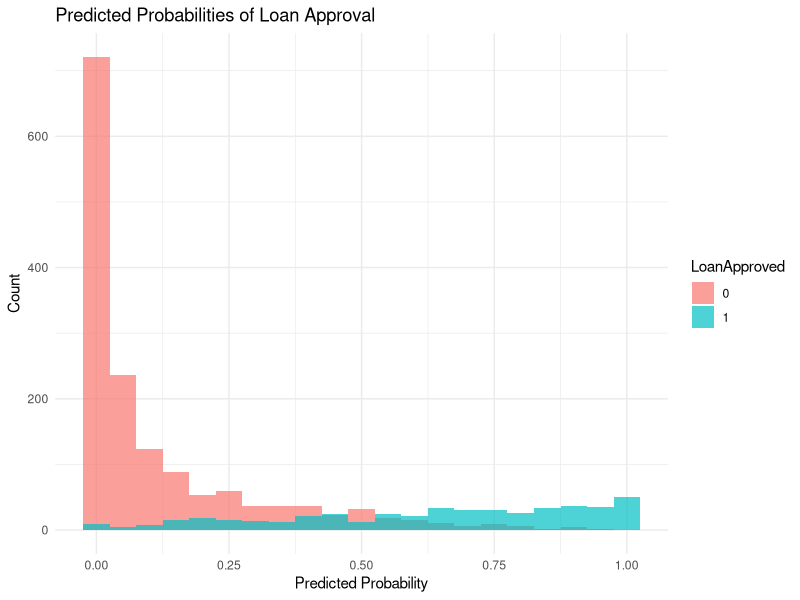
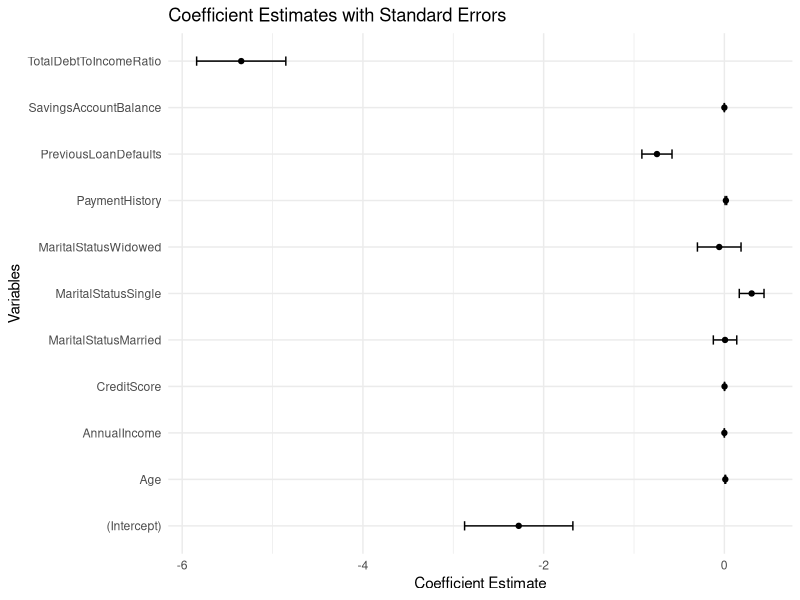
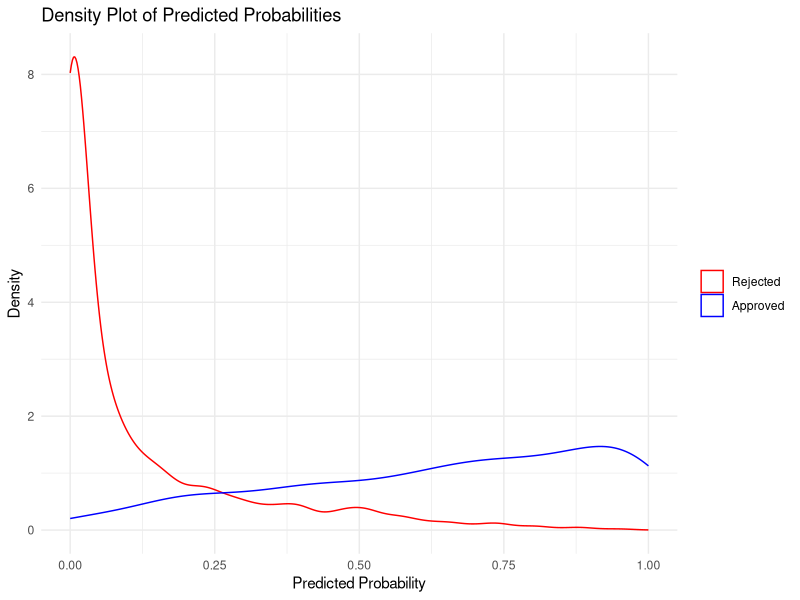
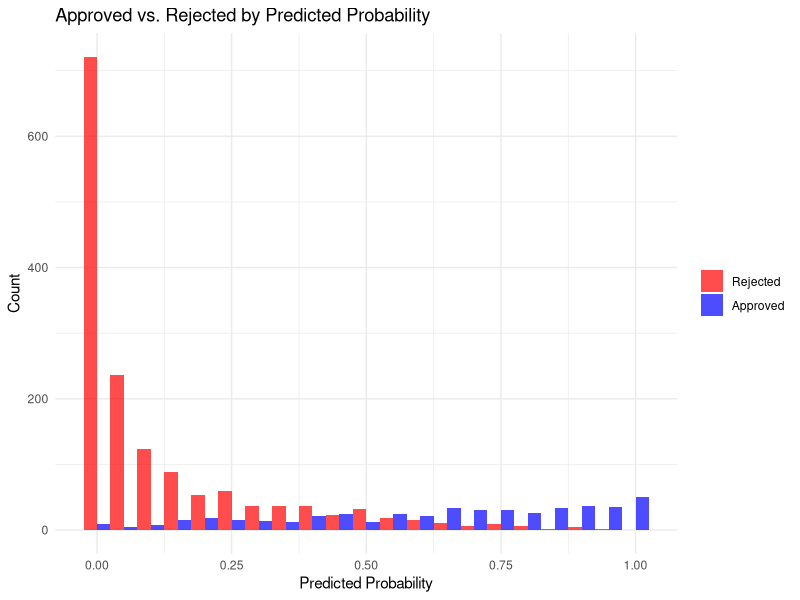
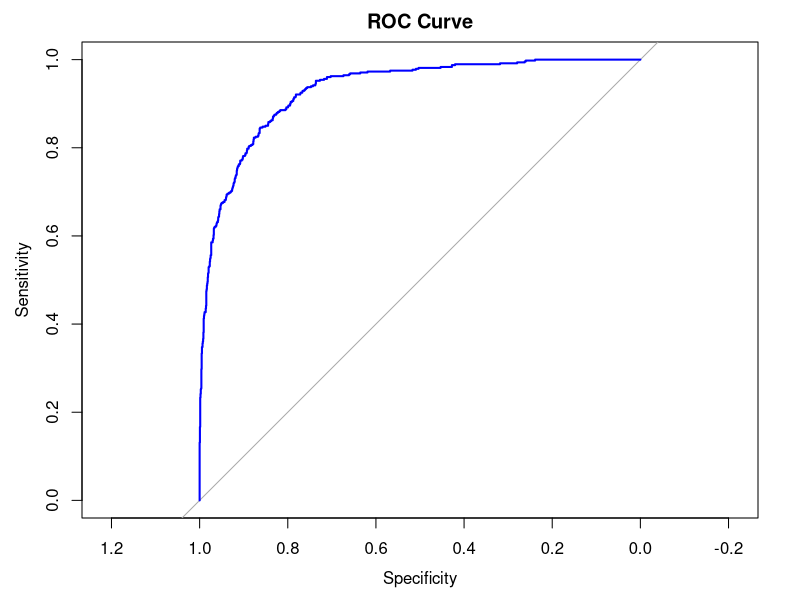

Reproduce these figures in R, in order.
# Load necessary libraries
library(ggplot2)
library(pROC)


# Load the loan data csv file
loan_data <- read.csv("loan_data.csv")

# Select relevant columns
data <- loan_data[, c("Age", 
                      "AnnualIncome", 
                      "MaritalStatus", 
                      "CreditScore",
                      "TotalDebtToIncomeRatio",
                      "SavingsAccountBalance",
                      "PreviousLoanDefaults", 
                      "PaymentHistory",
                      "LoanApproved")]


# Convert necessary variables to factors or numeric types
data$MaritalStatus <- as.factor(data$MaritalStatus)
data$LoanApproved <- as.factor(data$LoanApproved)

# Fit a probit model
probit_model <- glm(LoanApproved ~ Age + AnnualIncome + MaritalStatus + CreditScore +
                      PreviousLoanDefaults + PaymentHistory + SavingsAccountBalance + 
                      TotalDebtToIncomeRatio, 
                    family = binomial(link = "probit"), data = data)

# Summary of the probit model
summary(probit_model)

# Predicted probabilities
data$PredictedProbability <- predict(probit_model, type = "response")

# Plot predicted probabilities
ggplot(data, aes(x = PredictedProbability, fill = LoanApproved)) +
  geom_histogram(binwidth = 0.05, alpha = 0.7, position = "identity") +
  labs(title = "Predicted Probabilities of Loan Approval", x = "Predicted Probability", y = "Count") +
  theme_minimal()

# Coefficient plot
coef_plot <- data.frame(Term = names(coef(probit_model)),
                        Estimate = coef(probit_model),
                        SE = summary(probit_model)$coefficients[, "Std. Error"])

ggplot(coef_plot, aes(x = Term, y = Estimate)) +
  geom_point() +
  geom_errorbar(aes(ymin = Estimate - SE, ymax = Estimate + SE), width = 0.2) +
  labs(title = "Coefficient Estimates with Standard Errors", x = "Variables", y = "Coefficient Estimate") +
  theme_minimal() +
  coord_flip()


# Scatter plot: Predicted probability vs. actual loan approval
ggplot(data, aes(x = PredictedProbability, color = LoanApproved)) +
  geom_density(alpha = 0.5) +
  labs(title = "Density Plot of Predicted Probabilities",
       x = "Predicted Probability",
       y = "Density") +
  theme_minimal() +
  scale_color_manual(values = c("red", "blue"), labels = c("Rejected", "Approved")) +
  theme(legend.title = element_blank())

# Histogram: Count of predicted probabilities for approved vs. rejected
ggplot(data, aes(x = PredictedProbability, fill = LoanApproved)) +
  geom_histogram(binwidth = 0.05, position = "dodge", alpha = 0.7) +
  labs(title = "Approved vs. Rejected by Predicted Probability",
       x = "Predicted Probability",
       y = "Count") +
  theme_minimal() +
  scale_fill_manual(values = c("red", "blue"), labels = c("Rejected", "Approved")) +
  theme(legend.title = element_blank())




# Predict probabilities
data$PredictedProbability <- predict(probit_model, type = "response")

# Classify predictions based on a threshold of 0.5
data$PredictedClass <- ifelse(data$PredictedProbability > 0.5, 1, 0)

# Convert actual loan approvals to numeric for comparison
data$ActualClass <- as.numeric(as.character(data$LoanApproved))

# Confusion Matrix
confusion_matrix <- table(Predicted = data$PredictedClass, Actual = data$ActualClass)
print(confusion_matrix)

# Calculate accuracy
accuracy <- sum(diag(confusion_matrix)) / sum(confusion_matrix)
print(paste("Model Accuracy:", round(accuracy, 4)))

# Plot ROC curve and calculate AUC (optional)
roc_curve <- roc(data$ActualClass, data$PredictedProbability)
plot(roc_curve, main = "ROC Curve", col = "blue")
auc_value <- auc(roc_curve)
print(paste("AUC:", round(auc_value, 4)))




# Function to normalize continuous variables
normalize <- function(x, mean_val, sd_val) {
  (x - mean_val) / sd_val
}

loan_approval_predictor <- function(probit_model, data) {
  # Prompt user for input
  cat("Enter the following details to check loan approval:\n")
  
  age <- as.numeric(readline("Age (years): "))
  income <- as.numeric(readline("Annual Income: "))
  marital_status <- readline("Marital Status (Single/Married/Divorced): ")
  credit_score <- as.numeric(readline("Credit Score: "))
  previous_defaults <- as.numeric(readline("Previous Defaults (0 or 1): "))
  repayment_history <- as.numeric(readline("Repayment History Score (1 to 10): "))
  savings <- as.numeric(readline("Savings Account Balance: "))
  debts <- as.numeric(readline("Debt-to-Income Ratio (0 to 1): "))
  
  # Encode MaritalStatus as a factor with the same levels as in training data
  marital_status_factor <- factor(marital_status, levels = c("Single", "Married", "Divorced"))
  
  # Normalize numeric inputs using the dataset's mean and sd
  normalize <- function(x, mean_val, sd_val) {
    (x - mean_val) / sd_val
  }
  income_norm <- normalize(income, mean(data$AnnualIncome), sd(data$AnnualIncome))
  credit_score_norm <- normalize(credit_score, mean(data$CreditScore), sd(data$CreditScore))
  
  # Create a data frame for prediction
  new_data <- data.frame(
    Age = age,
    AnnualIncome = income_norm,
    MaritalStatus = marital_status_factor,
    CreditScore = credit_score_norm,
    PreviousLoanDefaults = previous_defaults,
    PaymentHistory = repayment_history,
    SavingsAccountBalance = savings,
    TotalDebtToIncomeRatio = debts
  )
  
  # Ensure factor levels in new_data match training data
  new_data$MaritalStatus <- factor(new_data$MaritalStatus, levels = levels(data$MaritalStatus))
  
  # Predict loan approval
  predicted_probability <- predict(probit_model, new_data, type = "response")
  result <- ifelse(predicted_probability > 0.5, "Approved", "Rejected")
  
  cat("\nLoan Application Result:\n")
  cat("Predicted Probability of Approval:", round(predicted_probability, 4), "\n")
  cat("Loan Status:", result, "\n")
}

# Run the function
loan_approval_predictor(probit_model, data)
